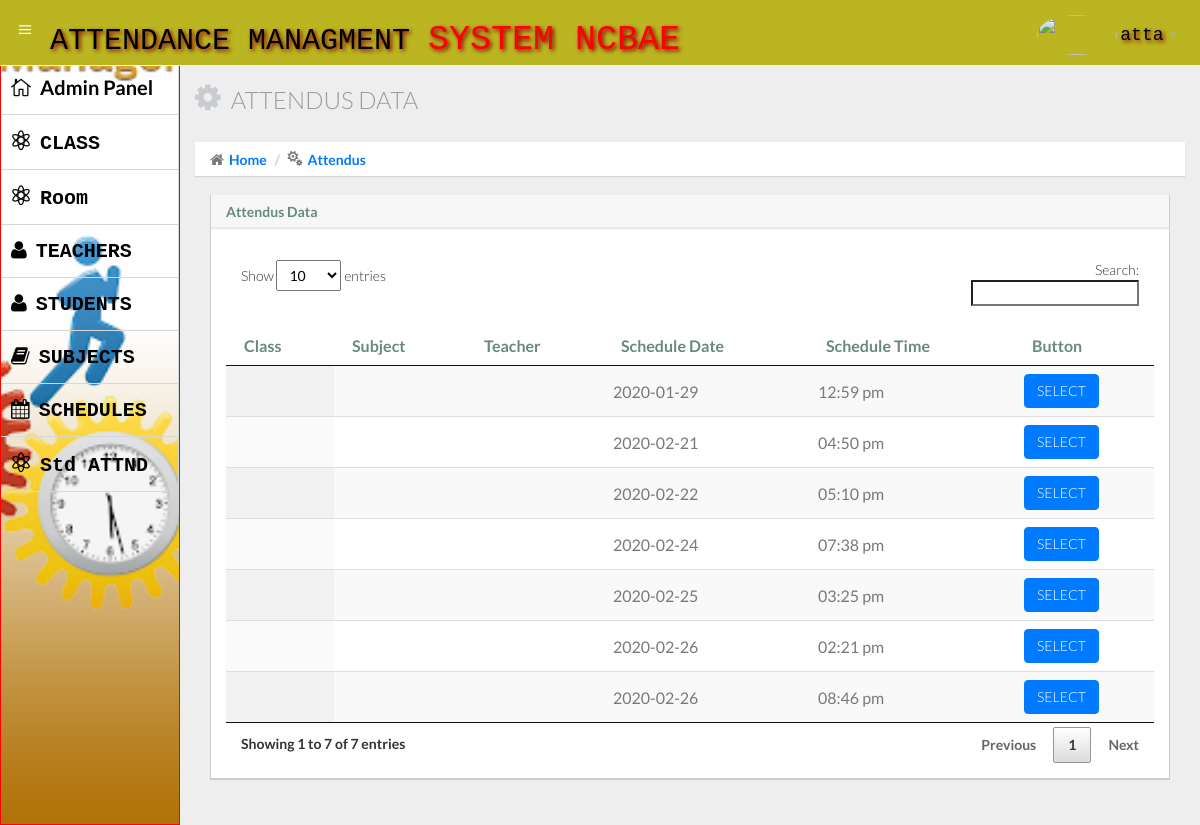
The page /admin/std_atnd.php (signed in) on the database its author committed.
### tables this page shows
CREATE TABLE `schedule` (
  `schedule_id` int(31) NOT NULL,
  `class_id` int(31) NOT NULL,
  `subject_id` int(31) NOT NULL,
  `teacher_id` int(31) NOT NULL,
  `schedule_date` date NOT NULL,
  `schedule_time` time(1) NOT NULL,
  `sh_end_time` time NOT NULL,
  `admin_id` int(31) NOT NULL,
  `room_id` int(25) NOT NULL,
  `Semester_id` int(25) NOT NULL
);

### admin/std_atnd.php (the view, shortened to what this page needs)
<html lang="en">
  <head>
    <link href="css/bootstrap.min.css" rel="stylesheet">
    <link href="css/bootstrap-theme.css" rel="stylesheet">
    <link href="css/elegant-icons-style.css" rel="stylesheet" />
    <link href="css/font-awesome.min.css" rel="stylesheet" />
    <link rel="stylesheet" href="css/owl.carousel.css" type="text/css">
	<link href="css/jquery-jvectormap-1.2.2.css" rel="stylesheet">
    <link href="css/style.css" rel="stylesheet">
    <link href="css/style-responsive.css" rel="stylesheet" />
	<link href="css/jquery-ui-1.10.4.min.css" rel="stylesheet">
	<link href="css/jquery_data_Tables.min.css" rel="stylesheet">
 </head>
  <body>
  <section id="container" class="">
     <?php
	include("header.php");
?>
  <?php
	include("sidebar.php");
?>
      <section id="main-content">
          <section class="wrapper">
			  <div class="row">
				<div class="col-lg-12">
					<h3 class="page-header"><i class="fa fa-cog"></i>Attendus Data</h3>
					<ol class="breadcrumb">
						<li><i class="fa fa-home"></i><a href="index.php">Home</a></li>
						<li><i class="icon_cogs"></i><a href="student.php">Attendus</a></li>
					</ol>
				</div>
			</div>
            <div class="col-lg-12">
                      <section class="panel">
                          <header class="panel-heading">
                              Attendus Data
                          </header>
                          <div class="panel-body">
	 <table id="myTable" class="display" cellspacing="0" width="100%">
        <thead>
            <tr>
                <th>Class</th>
                <th>Subject</th>
                <th>Teacher</th>
				   <th>Schedule Date</th>
				   <th>Schedule Time</th>
				<th>Button</th>
            </tr>
        </thead>
        <?php
		$query1= "SELECT * FROM schedule ";
		$run1= mysqli_query($connect,$query1);
		while($fetch1 = mysqli_fetch_array($run1))
		{
		$class_id = $fetch1['class_id'];
		$subject_id = $fetch1['subject_id'];
		$teacher_id = $fetch1['teacher_id'];
		$query2= "SELECT * FROM class where class_id = '".$class_id."' ";
		$run2= mysqli_query($connect,$query2);
	    $fetch2 = mysqli_fetch_array($run2);
			$query3= "SELECT * FROM subject where subject_id = '".$subject_id."' ";
		$run3= mysqli_query($connect,$query3);
	    $fetch3 = mysqli_fetch_array($run3);
			$query4= "SELECT * FROM teacher where teacher_id = '".$teacher_id."' ";
		$run4= mysqli_query($connect,$query4);
	    $fetch4 = mysqli_fetch_array($run4);
		?>
            <tr>
                <td><?php echo($fetch2['class_name']);?></td>
                <td><?php echo($fetch3['subject_name']);?></td>
				  <td><?php echo($fetch4['teacher_name']);?></td>
				<td><?php echo($fetch1['schedule_date']);?></td>
				<td>
				<?php
					$date = new DateTime($fetch1['schedule_time']);
                      echo   $date->format('h:i a');
						?>
				</td>
				<td>
				<?php  echo("<a href='std_class_atd.php?temp=".$fetch1['class_id']."'>");
                 echo '<input type="button" class="btn btn-primary" value="SELECT"></a>';?>
				</td>
				</tr>
			<?php
		}
			?>
    </table>
                          </div>
                      </section>
                  </div>
          </section>
      </section>
  </section>
  </body>
</html>

### admin/header.php (shortened to what this page needs)
 <header class="header dark-bg" style= "background-color:#BAB520;">
       <div class="toggle-nav">
           <div class="icon-reorder tooltips" data-original-title="Toggle Navigation" data-placement="bottom"><i class="icon_menu"></i></div>
       </div>
       <a href="index.php"  class="logo" style= "color:black; font-family:courier; font-size:30px; text-shadow: 2px 2px 4px #800000;">ATTENDANCE MANAGMENT <span style= "color:red; font-family:courier; font-size:35px;">SYSTEM NCBAE</span></a>
       <div class="top-nav notification-row">
           <ul class="nav pull-right top-menu">
<?php
include"connection.php";
$a=$_SESSION['id'];
$query = "SELECT * FROM admin where admin_id = '".$a."' ";
$sql = mysqli_query($connect,$query);
$fetch = mysqli_fetch_array($sql);
?>
               <li class="dropdown">
                   <a data-toggle="dropdown" class="dropdown-toggle" >
                       <span class="profile-ava">
                           <img alt="" style="border-top-left-radius:80%; border-top-right-radius:80%; border-bottom-left-radius:80%; border-bottom-right-radius:80%; width:80px; height:40px;
			border:black " src="images/<?php echo $fetch['admin_image'];   ?>">
                       </span>
                       <span class="aname" style="color:Black; font-family:courier; text-shadow: 2px 2px 4px #800000;"><?php echo($fetch['admin_name']); ?></span>
                       <b class="caret"></b>
                   </a>
               </li>
           </ul>
       </div>
 </header>

### rows shown on the page
schedule: schedule_date "2020-01-29", schedule_time "12:59 pm"
schedule: schedule_date "2020-02-21", schedule_time "04:50 pm"
schedule: schedule_date "2020-02-22", schedule_time "05:10 pm"
schedule: schedule_date "2020-02-24", schedule_time "07:38 pm"
schedule: schedule_date "2020-02-25", schedule_time "03:25 pm"
schedule: schedule_date "2020-02-26", schedule_time "02:21 pm"
schedule: schedule_date "2020-02-26", schedule_time "08:46 pm"

### other values the page prints
$fetch['admin_name'] "atta"
